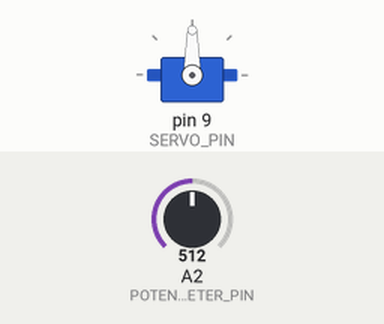
Recording of a sketch running on a simulated Arduino Uno, built with avr-gcc and run on an emulated ATmega328P. On the bench: servo. Inputs (shaded band) come from the test bench; at power-on: A2 (POTENTIOMETER_PIN) = 512. What the sketch prints to the serial monitor is not drawn.

Above: at 1.2 s.
1.3 s: A2 (POTENTIOMETER_PIN) set to 716
At 2.5 s:
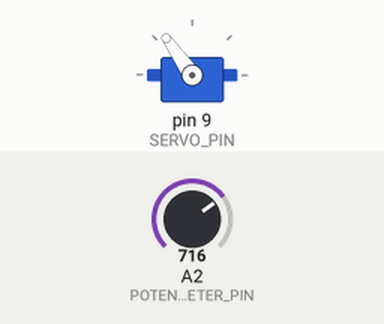
2.8 s: A2 (POTENTIOMETER_PIN) set to 900
At 4.0 s:
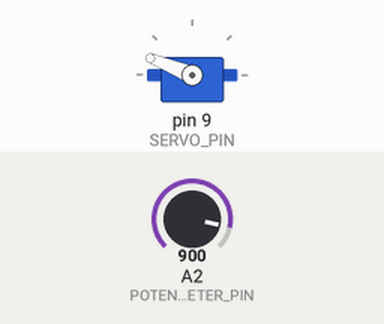
4.3 s: A2 (POTENTIOMETER_PIN) set to 1023
At 5.3 s:
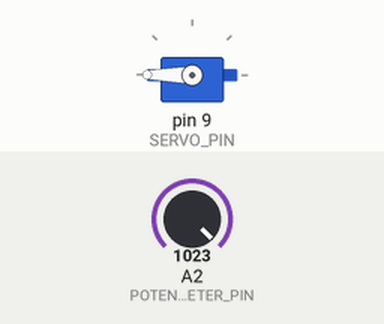
5.8 s: A2 (POTENTIOMETER_PIN) set to 306
At 6.5 s:
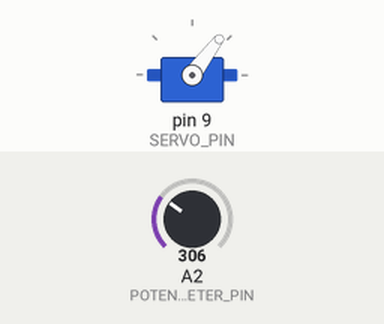
7.3 s: A2 (POTENTIOMETER_PIN) set to 122
At 7.8 s:
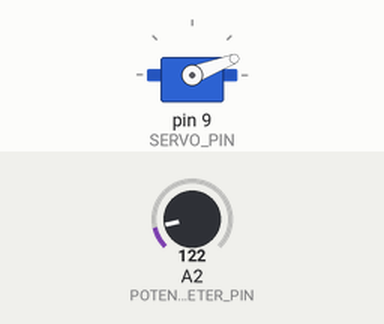
8.8 s: A2 (POTENTIOMETER_PIN) set to 0
At 10.2 s:
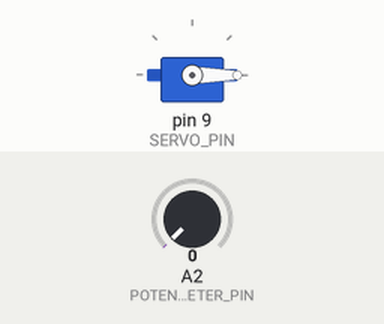
Timing chart, 0 to 11.3 s (numbered marks = the images above; inputs shaded):
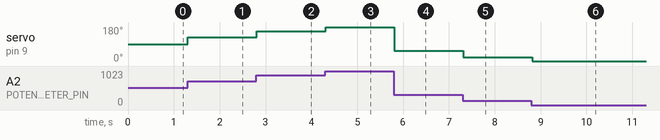

Measured:
- after the input at 1.3 s, servo on pin 9 (SERVO_PIN): 90° → 125° at once
- after the input at 2.8 s, servo on pin 9 (SERVO_PIN): 125° → 158° at once
- after the input at 4.3 s, servo on pin 9 (SERVO_PIN): 158° → 180° at once
- after the input at 5.8 s, servo on pin 9 (SERVO_PIN): 180° → 53° at once
- after the input at 7.3 s, servo on pin 9 (SERVO_PIN): 53° → 21° at once
- after the input at 8.8 s, servo on pin 9 (SERVO_PIN): 21° → 0° at once

The sketch:

22H_Servo_SG90_steuern_per_Eingabe.ino
```cpp
/**
 * In der Arduino IDE:
 *   - öffne den "Seriellen Monitor" (Symbol rechts oben)
 *   - Konfiguration des seriellen Monitors sollte wie folgt sein
 *     - "Kein Zeilenende"
 *     - "115200 Baud"
 *
 * Der "Reset"-Taster auf der Arduino-Platine startet das Programm neu.
 *
 * Schaltplan:
 *   .---------.                 .-------.
 *   |         |5V            Rot|       |
 *   | Arduino |--------o--------|       |
 *   | Uno R4  |       _|_       |       |
 *   | Wifi    |A2    |   |      |       |
 *   |         |----->|Pot|      | Servo |
 *   |         |      |___|      | SG90  |
 *   |         |GND     | Schwarz|       |
 *   |         |--------o--------|       |
 *   |         |                 |       |
 *   |         |~9         Orange|       |
 *   |         |-----------------|       |
 *   '---------'                 '-------'
 *
 * Die digitalen PINs mit dem vorangestellten Zeichen "~" (PWM) können auch analog angesteuert werden,
 * also: ~11, ~10, ~9, ~6, ~5 und ~3.
 *
 *
 */
#include <Servo.h> // from Michael Margolis (v1.2.2)

const int POLLING_TIME = 100;
const int POTENTIOMETER_PIN = A2;
const int POTENTIOMETER_MAX = 1023;
const int SERIAL_BAUD_RATE = 115200;
const int SERVO_PIN = 9;
const int SERVO_WAIT = 50;

int angle;
Servo servo;

void setup() {
  Serial.begin(SERIAL_BAUD_RATE);
  pinMode(POTENTIOMETER_PIN, INPUT);
  servo.attach(SERVO_PIN);
}

void loop() {
  delay(POLLING_TIME);
  int measurement = analogRead(POTENTIOMETER_PIN);
  if (!updateAngle(measurement)) return;

  Serial.println("Potentiometer: " + String(measurement));
  Serial.println("Winkel:        " + String(angle));
  servo.write(angle);
}

bool updateAngle(int measurement) {
  int currentAngle = 180. * measurement / POTENTIOMETER_MAX;
  bool angleHasChanged = currentAngle - angle != 0;
  if (angleHasChanged) angle = currentAngle;
  return angleHasChanged;
}
```
